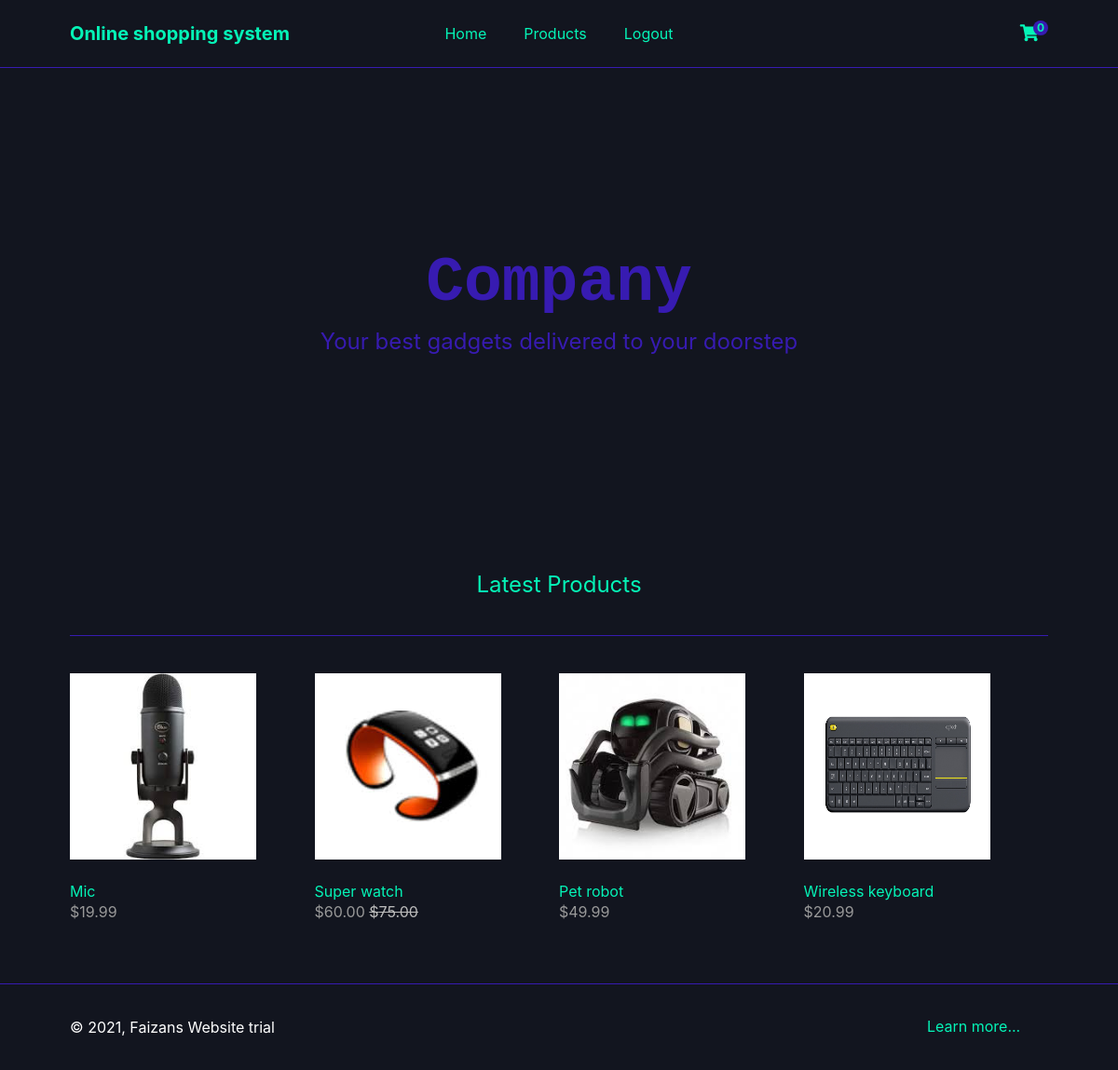
Page /index.php?page=home (signed in) on the committed database.
### tables this page shows
CREATE TABLE `products` (
  `id` int(11) NOT NULL,
  `name` varchar(200) NOT NULL,
  `desc` text NOT NULL,
  `price` decimal(7,2) NOT NULL,
  `rrp` decimal(7,2) NOT NULL DEFAULT 0.00,
  `quantity` int(11) NOT NULL,
  `img` text NOT NULL,
  `date_added` datetime NOT NULL DEFAULT current_timestamp()
);

### index.php (called while the page is built, shortened)
<?php
include 'functions.php';
$page = isset($_GET['page']) && file_exists($_GET['page'] . '.php') ? $_GET['page'] : 'login';
include $page . '.php';
?>

### home.php (the view)
<?php
$stmt = $pdo->prepare('SELECT * FROM products ORDER BY date_added DESC LIMIT 4');
$stmt->execute();
$recently_added_products = $stmt->fetchAll(PDO::FETCH_ASSOC);
?>
<?=template_header('Home')?>
    <div class="featured">
        <h2>Company</h2>
        <p>Your best gadgets delivered to your doorstep</p>
    </div>
    <div class="recentlyadded content-wrapper">
        <h2>Latest Products</h2>
        <div class="products">
            <?php foreach ($recently_added_products as $product): ?>
            <a href="index.php?page=product&id=<?=$product['id']?>" class="product">
                <img src="imgs/<?=$product['img']?>" width="200" height="200" alt="<?=$product['name']?>">
                <span class="name"><?=$product['name']?></span>
                <span class="price">
                    &dollar;<?=$product['price']?>
                    <?php if ($product['rrp'] > 0): ?>
                    <span class="rrp">&dollar;<?=$product['rrp']?></span>
                    <?php endif; ?>
                </span>
            </a>
            <?php endforeach; ?>
        </div>
    </div>
<?=template_footer()?>

### functions.php (shortened to what this page needs)
<?php
    function template_header($title) {
        $num_items_in_cart = isset($_SESSION['cart']) ? count($_SESSION['cart']) : 0;
        echo <<<EOT
        <!DOCTYPE html>
        <html>
            <head>
                <meta charset="utf-8">
                <title>$title</title>
                <link href="style.css" rel="stylesheet" type="text/css">
                <link rel="stylesheet" href="https://use.fontawesome.com/releases/v5.7.1/css/all.css">
            </head>
            <body>
                <header>
                    <div class="content-wrapper">
                        <h1>Online shopping system</h1>
                        <nav>
                            <a href="index.php">Home</a>
                            <a href="index.php?page=products">Products</a>
                            <a href="index.php?page=logout" class="logout">Logout</a>
                        </nav>
                        <div class="link-icons">
                            <a href="index.php?page=cart">
                                <i class="fas fa-shopping-cart"></i>
                                <span>$num_items_in_cart</span>
                            </a>
                        </div>
                    </div>
                </header>
            <main>
        EOT;
        }
        function template_footer() {
            $year = date('Y');
            echo <<<EOT
                    </main>
                    <footer>
                        <div class="content-wrapper" style="display: flex;">
                            <p style="color: white;">&copy; $year, Faizans Website trial</p>
                            <a href="index.php?page=about" style="color:#05f4b7; padding:15px 0 0 700px; text-decoration:none;">Learn more...</a>
                        </div>
                    </footer>
                    <script src="script.js"></script>
                </body>
            </html>
            EOT;
        }
?>

### style.css (style rules this page uses)
* { box-sizing: border-box; font-family: -apple-system, BlinkMacSystemFont, "segoe ui", roboto, oxygen, ubuntu, cantarell, "fira sans", "droid sans", "helvetica neue", Arial, sans-serif; font-size: 16px; -webkit-font-smoothing: antialiased; -moz-osx-font-smoothing: grayscale; }
html { height: 100%; }
body { position: relative; min-height: 100%; color: #05f4b7; background-color: #12151f; margin: 0; padding-bottom: 100px; }
h1, h2, h3, h4, h5 { color: #05f4b7; }
.content-wrapper { width: 1050px; margin: 0 auto; }
.content-wrapper p { color: #434f61; }
header { border-bottom: 1px solid #371bb1; }
header .content-wrapper { display: flex; }
header h1 { display: flex; flex-grow: 1; flex-basis: 0; font-size: 20px; margin: 0; padding: 24px 0; }
header nav { display: flex; flex-grow: 1; flex-basis: 0; justify-content: center; align-items: center; }
header nav a { text-decoration: none; color: #05f4b7; padding: 10px 10px; margin: 0 10px; }
header .link-icons { display: flex; flex-grow: 1; flex-basis: 0; justify-content: flex-end; align-items: center; position: relative; }
header .link-icons a { text-decoration: none; color: #05f4b7; padding: 0 10px; }
header .link-icons a i { font-size: 18px; }
header .link-icons a span { display: inline-block; text-align: center; background-color: #371bb1; border-radius: 50%; color: #05f4b7; font-size: 12px; line-height: 16px; width: 16px; height: 16px; font-weight: bold; position: absolute; top: 22px; right: 0; }
main .featured { display: flex; flex-direction: column; background-repeat: no-repeat; background-size: cover; height: 500px; align-items: center; justify-content: center; text-align: center; }
main .featured h2 { display: inline-block; margin: 0; width: 1050px; font-family: Rockwell, Courier Bold, Courier, Georgia, Times, Times New Roman, serif; font-size: 68px; color: #371bb1; padding-bottom: 10px; }
main .featured p { display: inline-block; margin: 0; width: 1050px; font-size: 24px; color: #371bb1; }
main .recentlyadded h2 { display: block; font-weight: normal; margin: 0; padding: 40px 0; font-size: 24px; text-align: center; width: 100%; border-bottom: 1px solid #371bb1; }
main .recentlyadded .products, main .products .products-wrapper { display: flex; flex-wrap: wrap; align-items: center; justify-content: space-between; padding: 40px 0 0 0; }
main .recentlyadded .products .product, main .products .products-wrapper .product { display: block; overflow: hidden; text-decoration: none; width: 25%; padding-bottom: 60px; }
main .recentlyadded .products .product img, main .products .products-wrapper .product img { transform: scale(1); transition: transform 1s; }
main .recentlyadded .products .product .name, main .products .products-wrapper .product .name { display: block; color: #05f4b7; padding: 20px 0 2px 0; }
main .recentlyadded .products .product .price, main .products .products-wrapper .product .price { display: block; color: #999999; }
main .recentlyadded .products .product .rrp, main .products .products-wrapper .product .rrp { color: #BBBBBB; text-decoration: line-through; }
footer { position: absolute; bottom: 0; border-top: 1px solid #371bb1; padding: 20px 0; width: 100%; }

### rows in the picture
products: img (picture), name "Mic", price "19.99"
products: img (picture), name "Super watch", price "60.00", rrp "75.00"
products: img (picture), name "Pet robot", price "49.99"
products: img (picture), name "Wireless keyboard", price "20.99"

### other values in the picture
$num_items_in_cart "0"
